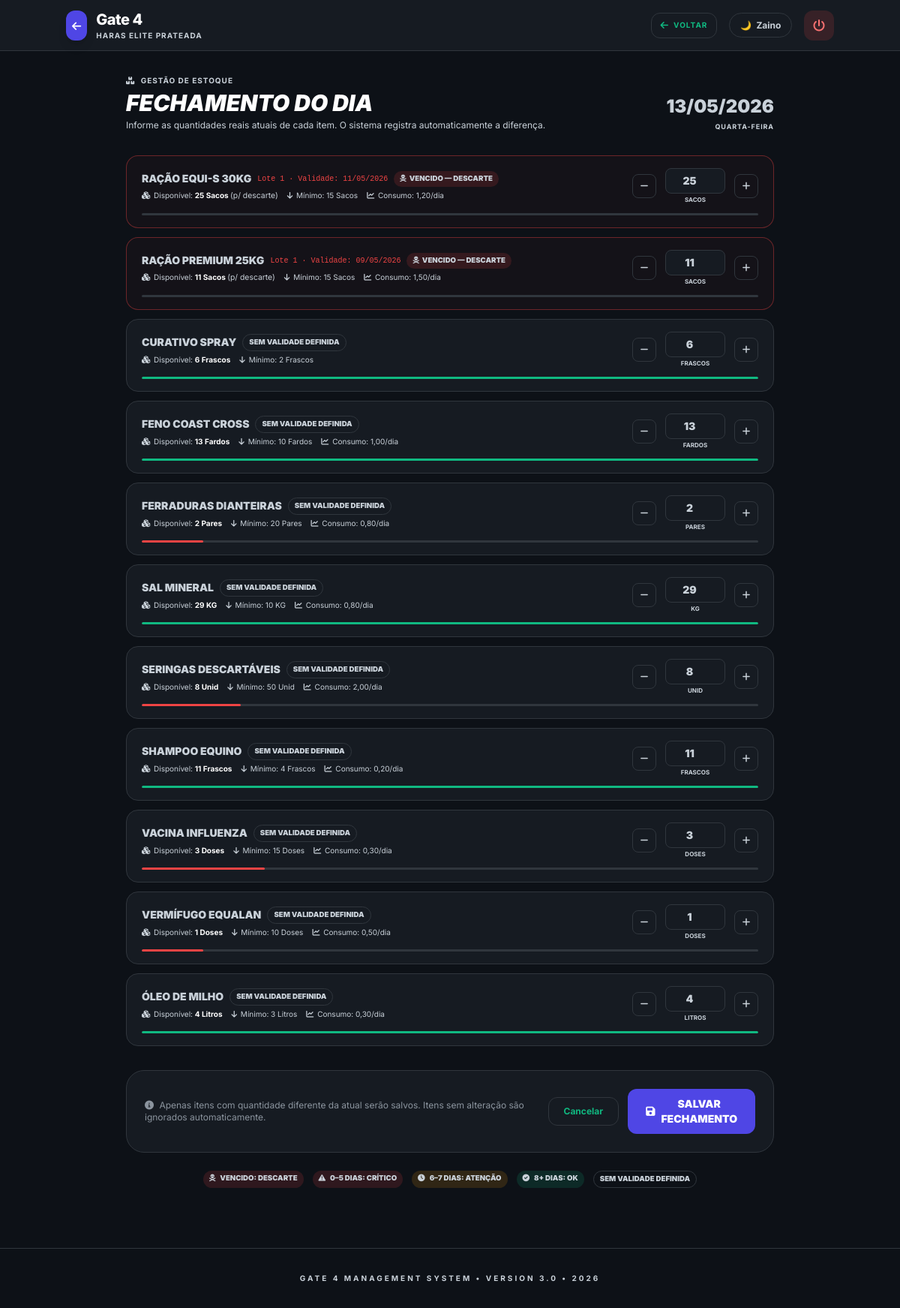
Screenshot of /estoque/fechamento/ (signed in) with the database file from the repository.
### gateagora/models.py (models this page shows, shortened)
class Empresa(models.Model):
    nome = models.CharField(max_length=100)
    logo = models.ImageField(upload_to='logos/', null=True, blank=True)
    cnpj = models.CharField(max_length=18, blank=True, null=True, help_text="CNPJ da Unidade")
    cidade = models.CharField(max_length=100, default="Cidade Exemplo")
    slug = models.SlugField(
        unique=True,
        help_text="Identificador único na URL (ex: haras-santa-fe)"
    )
    class Meta:
        indexes = [models.Index(fields=["slug"])]
        verbose_name = "Empresa 🏢"
        verbose_name_plural = "Empresas 🏢"

class ItemEstoque(models.Model):
    empresa = models.ForeignKey(Empresa, on_delete=models.CASCADE)
    nome = models.CharField(max_length=100)
    alerta_minimo = models.IntegerField(default=5)
    unidade = models.CharField(
        max_length=20,
        default="Unidade",
        help_text="Ex: KG, Sacos, Fardos"
    )
    fornecedor_contato = models.CharField(max_length=20, blank=True)
    consumo_diario = models.DecimalField(
        max_digits=6,
        decimal_places=2,
        default=0,
        help_text="Consumo médio diário (para calcular dias restantes)"
    )
    quantidade_atual = models.IntegerField(default=0)
    class Meta:
        indexes = [
            models.Index(fields=["empresa", "nome"]),
            models.Index(fields=["empresa", "quantidade_atual"]),
        ]
        verbose_name = "Item de Estoque 📦"
        verbose_name_plural = "Item estoques 📦"
    @property
    def quantidade_valida(self):
        hoje = timezone.localdate()
        lotes_ativos = self.lotes.filter(ativo=True)
        if not lotes_ativos.exists():
            return Decimal(str(self.quantidade_atual))
        resultado = lotes_ativos.filter(
            Q(data_validade__isnull=True) | Q(data_validade__gte=hoje)
        ).aggregate(total=Sum('quantidade'))['total']
        return Decimal(str(resultado or 0))

class LoteEstoque(models.Model):
    item = models.ForeignKey(
        'ItemEstoque',
        on_delete=models.CASCADE,
        related_name='lotes',
        verbose_name="Item de Estoque"
    )
    quantidade    = models.DecimalField(max_digits=10, decimal_places=2)
    data_validade = models.DateField(null=True, blank=True)
    data_entrada  = models.DateField(auto_now_add=True)
    numero_lote   = models.CharField(max_length=50, blank=True)
    ativo         = models.BooleanField(default=True)
    streak_atual  = models.PositiveIntegerField(default=0, verbose_name="Sequência Atual")
    melhor_streak = models.PositiveIntegerField(default=0, verbose_name="Melhor Sequência")
    class Meta:
        verbose_name        = "Lote de Estoque 🏷️"
        verbose_name_plural = "Lotes de Estoque 🏷️"
        ordering            = ["data_validade", "data_entrada"]
        indexes             = [models.Index(fields=["item", "data_validade", "ativo"])]

### gateagora/views.py (the view)
# urls.py: path('estoque/fechamento/',        views.fechamento_dia,     name='fechamento_dia'),
@login_required
def fechamento_dia(request):
    empresa = getattr(request, "empresa", request.user.perfil.empresa)
    hoje = timezone.localdate()
    itens_qs = (
        ItemEstoque.objects
        .filter(empresa=empresa)
        .prefetch_related('lotes')
    )
    itens_com_ajuste_hoje = set(
        MovimentacaoEstoque.objects
        .filter(empresa=empresa, data=hoje, tipo="ajuste")
        .values_list("item_id", flat=True)
    )
    for item in itens_qs:
        lotes_ativos = item.lotes.filter(ativo=True)
        lote = (
            lotes_ativos
            .exclude(data_validade__isnull=True)
            .order_by("data_validade")
            .first()
        )
        item.lote_numero  = lote.numero_lote if lote else None
        item.data_validade = lote.data_validade if lote else None
        item.esta_vencido = lotes_ativos.filter(
            data_validade__lt=hoje
        ).exists()
        datas_futuras = lotes_ativos.filter(
            data_validade__gte=hoje
        ).values_list("data_validade", flat=True)
        if datas_futuras:
            item.dias_para_vencer_calc = (min(datas_futuras) - hoje).days
        else:
            item.dias_para_vencer_calc = None
        item.quantidade_valida_calc = (
            lotes_ativos
            .filter(data_validade__gte=hoje)
            .aggregate(total=Sum("quantidade"))["total"] or 0
        )
        item.quantidade_atual_calc = (
            lotes_ativos
            .aggregate(total=Sum("quantidade"))["total"] or 0
        )
        item.ajuste_feito_hoje = item.id in itens_com_ajuste_hoje
    def _sort_key(item):
        if item.esta_vencido:
            return (0, 0, item.nome)
        if item.dias_para_vencer_calc is not None:
            return (1, item.dias_para_vencer_calc, item.nome)
        return (2, 9999, item.nome)
    itens = sorted(itens_qs, key=_sort_key)
    context = {
        "brand_name": BRAND_NAME,
        "empresa": empresa,
        "hoje": hoje,
        "itens": itens,
    }
    return render(request, "gateagora/fechamento_estoque.html", context)

### gateagora/templates/gateagora/fechamento_estoque.html (shortened to what this page needs)
{% load static %}
<!DOCTYPE html>
<html lang="pt-br">
<head>
  <script src="https://cdn.tailwindcss.com"></script>
  <link rel="stylesheet" href="https://cdnjs.cloudflare.com/ajax/libs/font-awesome/6.0.0/css/all.min.css"/>
  <link rel="stylesheet" href="{% static 'css/themes.css' %}">
</head>
<body>
<nav class="glass sticky top-0 z-50 px-6 py-3">
  <div class="container mx-auto flex justify-between items-center">
    <a href="{% url 'dashboard' %}" class="flex items-center gap-3 group">
      <div class="bg-indigo-600 p-2 rounded-xl shadow-lg group-hover:bg-indigo-700 transition">
        <i class="fa-solid fa-arrow-left text-white text-sm"></i>
      </div>
      <div>
        <h1 class="text-xl font-extrabold tracking-tight" style="color:var(--text-strong)">{{ brand_name|default:"Gate 4" }}</h1>
        <p class="text-[10px] font-bold uppercase tracking-widest" style="color:var(--text-muted)">{{ empresa.nome }}</p>
      </div>
    </a>
    <div class="flex items-center gap-4">
      <a href="{% url 'dashboard' %}"
         class="text-[10px] font-bold uppercase tracking-widest flex items-center gap-1.5 px-3 py-2 rounded-xl transition"
         style="background-color:var(--card-bg-alt);color:var(--text-muted);border:1px solid var(--border);">
        <i class="fa-solid fa-arrow-left text-xs"></i> Voltar
      </a>
      <button onclick="toggleHorseTheme()"
              style="background-color:var(--card-bg);border:1px solid var(--border);color:var(--text-main);padding:0.4rem 0.85rem;border-radius:9999px;display:flex;align-items:center;gap:0.4rem;font-size:0.75rem;font-weight:700;cursor:pointer;">
        <span id="theme-icon">🌙</span>
        <span id="theme-name">Zaino</span>
      </button>
      <form action="{% url 'logout' %}" method="post">
        <button type="submit" class="h-10 w-10 rounded-xl flex items-center justify-center transition group"
                style="background-color:rgba(239,68,68,0.15);color:#f87171;">
          <i class="fa-solid fa-power-off group-hover:rotate-90 transition duration-300"></i>
        </button>
      </form>
    </div>
  </div>
</nav>
<div class="container mx-auto px-4 py-8 max-w-4xl">
  <div class="mb-8 flex flex-col md:flex-row md:items-end md:justify-between gap-4">
    <div>
      <p class="text-[10px] font-bold uppercase tracking-widest mb-1" style="color:var(--indigo-text)">
        <i class="fa-solid fa-boxes-stacked mr-1"></i> Gestão de Estoque
      </p>
      <h2 class="text-3xl font-black uppercase italic" style="color:var(--text-strong)">Fechamento do Dia</h2>
      <p class="text-xs mt-1" style="color:var(--text-muted)">
        Informe as quantidades reais atuais de cada item. O sistema registra automaticamente a diferença.
      </p>
    </div>
    <div class="flex flex-col items-end gap-1">
      <span class="text-2xl font-black" style="color:var(--text-strong)">{{ hoje|date:"d/m/Y" }}</span>
      <span class="text-[9px] font-bold uppercase tracking-widest" style="color:var(--text-muted)">{{ hoje|date:"l" }}</span>
    </div>
  </div>
  <form action="{% url 'salvar_fechamento' %}" method="post">
    <div class="space-y-3 mb-8">
      {% for item in itens %}
      <div class="item-fechamento {% if item.ajuste_feito_hoje %}ajustado{% endif %}{% if item.esta_vencido %} vencido{% endif %}"
           id="item-row-{{ item.id }}">
        <div class="flex flex-col md:flex-row md:items-center gap-4">
          <div class="flex-1 min-w-0">
            <div class="flex items-center gap-2 flex-wrap">
              <span class="text-sm font-black uppercase" style="color:var(--text-strong)">{{ item.nome }}</span>
              {% for lote in item.lotes.all %}
                {% if lote.ativo %}
                  <div class="text-[10px] font-mono"
                       style="color:{% if lote.data_validade and lote.data_validade < hoje %}#ef4444{% else %}var(--text-muted){% endif %}">
                    Lote {{ lote.numero_lote|default:"—" }} · Validade:
                    {{ lote.data_validade|date:"d/m/Y"|default:"—" }}
                  </div>
                {% endif %}
              {% endfor %}
              {% if item.esta_vencido %}
                <span class="badge-dias badge-dias-critico">
                  <i class="fa-solid fa-skull-crossbones mr-0.5"></i> VENCIDO — DESCARTE
                </span>
              {% else %}
                <span class="badge-dias badge-dias-none">sem validade definida</span>
              {% endif %}
            </div>
            <div class="flex items-center gap-3 mt-1 text-[10px]" style="color:var(--text-muted)">
              <span>
                <i class="fa-solid fa-cubes mr-0.5"></i>
                Disponível:
                <strong style="color:{% if item.esta_vencido %}#ef4444{% else %}var(--text-main){% endif %}">
                  {{ item.quantidade_atual }} {{ item.unidade }}
                </strong>
                {% if item.esta_vencido %}
                  <span style="color:#ef4444;font-size:0.65rem;">(p/ descarte)</span>
                {% endif %}
              </span>
              <span>
                <i class="fa-solid fa-arrow-down mr-0.5"></i>
                Mínimo: {{ item.alerta_minimo }} {{ item.unidade }}
              </span>
              {% if item.consumo_diario %}
              <span>
                <i class="fa-solid fa-chart-line mr-0.5"></i>
                Consumo: {{ item.consumo_diario }}/dia
              </span>
              {% endif %}
            </div>
          </div>
          <div class="flex items-center gap-3 flex-shrink-0">
            <button type="button" class="btn-ajuste menos"
                    onclick="ajustarQtd({{ item.id }}, -1)" title="Reduzir 1">
              <i class="fa-solid fa-minus text-xs"></i>
            </button>
            <div class="flex flex-col items-center gap-0.5">
              <input type="number"
                     id="qtd-{{ item.id }}"
                     name="qtd_{{ item.id }}"
                     value="{{ item.quantidade_atual }}"
                     min="0"
                     class="w-20 py-1.5 text-sm font-black"
                     oninput="marcarAlterado({{ item.id }}, {{ item.quantidade_atual }})"
                     title="Quantidade atual de {{ item.nome }}">
              <span class="text-[8px] font-bold uppercase" style="color:var(--text-muted)">{{ item.unidade }}</span>
            </div>
            <button type="button" class="btn-ajuste mais"
                    onclick="ajustarQtd({{ item.id }}, 1)" title="Aumentar 1">
              <i class="fa-solid fa-plus text-xs"></i>
            </button>
          </div>
        </div>
        <div class="mt-3" id="progress-container-{{ item.id }}">
          {% if item.alerta_minimo > 0 %}
          <div class="w-full rounded-full overflow-hidden" style="height:3px;background-color:var(--border);">
            <div id="progress-bar-{{ item.id }}"
                 class="h-full rounded-full transition-all duration-300"
                 style="width: {% widthratio item.quantidade_valida item.alerta_minimo 100 %}%;
                        max-width:100%;
                        background-color:
                          {% if item.esta_vencido %}#ef4444
                          {% elif item.quantidade_valida <= item.alerta_minimo %}#ef4444
                          {% elif item.dias_para_vencer_calc is not None and item.dias_para_vencer_calc <= 7 %}#f59e0b
                          {% else %}#10b981{% endif %};">
            </div>
          </div>
          {% endif %}
        </div>
      </div>
      {% endfor %}
    </div>
    {% if itens %}
    <div class="card-static p-6 flex flex-col md:flex-row items-center justify-between gap-4">
      <div class="text-xs" style="color:var(--text-muted)">
        <i class="fa-solid fa-circle-info mr-1"></i>
        Apenas itens com quantidade diferente da atual serão salvos.
        Itens sem alteração são ignorados automaticamente.
      </div>
      <div class="flex items-center gap-3">
        <a href="{% url 'dashboard' %}"
           class="text-xs font-bold px-5 py-2.5 rounded-xl transition"
           style="background-color:var(--card-bg-alt);color:var(--text-muted);border:1px solid var(--border);">
          Cancelar
        </a>
        <button type="submit"
                class="flex items-center gap-2 text-sm font-black uppercase px-6 py-2.5 rounded-xl transition"
                style="background-color:#4f46e5;color:#fff;"
                onmouseover="this.style.backgroundColor='#4338ca';"
                onmouseout="this.style.backgroundColor='#4f46e5';">
          <i class="fa-solid fa-floppy-disk"></i> Salvar Fechamento
        </button>
      </div>
    </div>
    {% endif %}
  </form>
  <div class="mt-6 flex flex-wrap gap-3 justify-center">
    <span class="badge-dias badge-dias-critico"><i class="fa-solid fa-skull-crossbones mr-1"></i> Vencido: descarte</span>
    <span class="badge-dias badge-dias-critico"><i class="fa-solid fa-triangle-exclamation mr-1"></i> 0–5 dias: crítico</span>
    <span class="badge-dias badge-dias-atencao"><i class="fa-solid fa-clock mr-1"></i> 6–7 dias: atenção</span>
    <span class="badge-dias badge-dias-ok"><i class="fa-solid fa-circle-check mr-1"></i> 8+ dias: ok</span>
    <span class="badge-dias badge-dias-none">sem validade definida</span>
  </div>
</div>
<footer class="mt-12 py-8 text-center">
  <p class="text-[10px] font-bold uppercase tracking-[0.3em]" style="color:var(--text-muted)">Gate 4 Management System &bull; Version 3.0 &bull; 2026</p>
</footer>
</body>
</html>

### rows the page displays
Empresa: nome "HARAS ELITE PRATEADA"
ItemEstoque: nome "RAÇÃO EQUI-S 30KG", shows "VENCIDO — DESCARTE", quantidade_atual "25", unidade "Sacos", shows "(p/ descarte)", alerta_minimo "15", consumo_diario "1,20", unidade "SACOS"
LoteEstoque: numero_lote "1", data_validade "11/05/2026"
ItemEstoque: nome "RAÇÃO PREMIUM 25KG", shows "VENCIDO — DESCARTE", quantidade_atual "11", unidade "Sacos", shows "(p/ descarte)", alerta_minimo "15", consumo_diario "1,50", unidade "SACOS"
LoteEstoque: numero_lote "1", data_validade "09/05/2026"
ItemEstoque: nome "CURATIVO SPRAY", shows "SEM VALIDADE DEFINIDA", quantidade_atual "6", unidade "Frascos", alerta_minimo "2", unidade "FRASCOS"
ItemEstoque: nome "FENO COAST CROSS", shows "SEM VALIDADE DEFINIDA", quantidade_atual "13", unidade "Fardos", alerta_minimo "10", consumo_diario "1,00", unidade "FARDOS"
ItemEstoque: nome "FERRADURAS DIANTEIRAS", shows "SEM VALIDADE DEFINIDA", quantidade_atual "2", unidade "Pares", alerta_minimo "20", consumo_diario "0,80", id "2", unidade "PARES"
ItemEstoque: nome "SAL MINERAL", shows "SEM VALIDADE DEFINIDA", quantidade_atual "29", unidade "KG", alerta_minimo "10", consumo_diario "0,80"
ItemEstoque: nome "SERINGAS DESCARTÁVEIS", shows "SEM VALIDADE DEFINIDA", quantidade_atual "8", unidade "Unid", alerta_minimo "50", consumo_diario "2,00", unidade "UNID"
ItemEstoque: nome "SHAMPOO EQUINO", shows "SEM VALIDADE DEFINIDA", quantidade_atual "11", unidade "Frascos", alerta_minimo "4", consumo_diario "0,20", unidade "FRASCOS"
ItemEstoque: nome "VACINA INFLUENZA", shows "SEM VALIDADE DEFINIDA", quantidade_atual "3", unidade "Doses", alerta_minimo "15", consumo_diario "0,30", unidade "DOSES"
ItemEstoque: nome "VERMÍFUGO EQUALAN", shows "SEM VALIDADE DEFINIDA", quantidade_atual "1", unidade "Doses", alerta_minimo "10", consumo_diario "0,50", id "1", unidade "DOSES"
ItemEstoque: nome "ÓLEO DE MILHO", shows "SEM VALIDADE DEFINIDA", quantidade_atual "4", unidade "Litros", alerta_minimo "3", consumo_diario "0,30", unidade "LITROS"

### other values shown
{{ brand_name|default:"Gate 4" }} "Gate 4"
{{ hoje|date:"d/m/Y" }} "13/05/2026"
{{ hoje|date:"l" }} "QUARTA-FEIRA"
